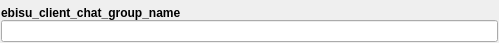
<?xml version="1.0" encoding="UTF-8"?>
<ui version="4.0">
 <class>CreateGroupView</class>
 <widget class="QWidget" name="CreateGroupView">
  <property name="geometry">
   <rect>
    <x>0</x>
    <y>0</y>
    <width>499</width>
    <height>43</height>
   </rect>
  </property>
  <property name="sizePolicy">
   <sizepolicy hsizetype="Preferred" vsizetype="Minimum">
    <horstretch>0</horstretch>
    <verstretch>0</verstretch>
   </sizepolicy>
  </property>
  <property name="minimumSize">
   <size>
    <width>0</width>
    <height>0</height>
   </size>
  </property>
  <property name="maximumSize">
   <size>
    <width>16777215</width>
    <height>16777215</height>
   </size>
  </property>
  <layout class="QVBoxLayout" name="verticalLayout">
   <property name="spacing">
    <number>8</number>
   </property>
   <property name="leftMargin">
    <number>1</number>
   </property>
   <property name="topMargin">
    <number>0</number>
   </property>
   <property name="rightMargin">
    <number>1</number>
   </property>
   <property name="bottomMargin">
    <number>1</number>
   </property>
   <item>
    <layout class="QVBoxLayout" name="verticalLayout_2">
     <item>
      <widget class="Origin::UIToolkit::OriginLabel" name="label_3">
       <property name="font">
        <font>
         <family>Arial</family>
         <weight>75</weight>
         <bold>true</bold>
        </font>
       </property>
       <property name="text">
        <string>ebisu_client_chat_group_name</string>
       </property>
       <property name="alignment">
        <set>Qt::AlignBottom|Qt::AlignLeading|Qt::AlignLeft</set>
       </property>
      </widget>
     </item>
     <item>
      <widget class="Origin::UIToolkit::OriginSingleLineEdit" name="leGroupName">
       <property name="text">
        <string/>
       </property>
       <property name="maxLength">
        <number>25</number>
       </property>
      </widget>
     </item>
    </layout>
   </item>
  </layout>
 </widget>
 <layoutdefault spacing="0" margin="0"/>
 <customwidgets>
  <customwidget>
   <class>Origin::UIToolkit::OriginLabel</class>
   <extends>QLabel</extends>
   <header>originlabel.h</header>
  </customwidget>
  <customwidget>
   <class>Origin::UIToolkit::OriginSingleLineEdit</class>
   <extends>QLineEdit</extends>
   <header>originsinglelineedit.h</header>
  </customwidget>
 </customwidgets>
 <resources/>
 <connections/>
</ui>
